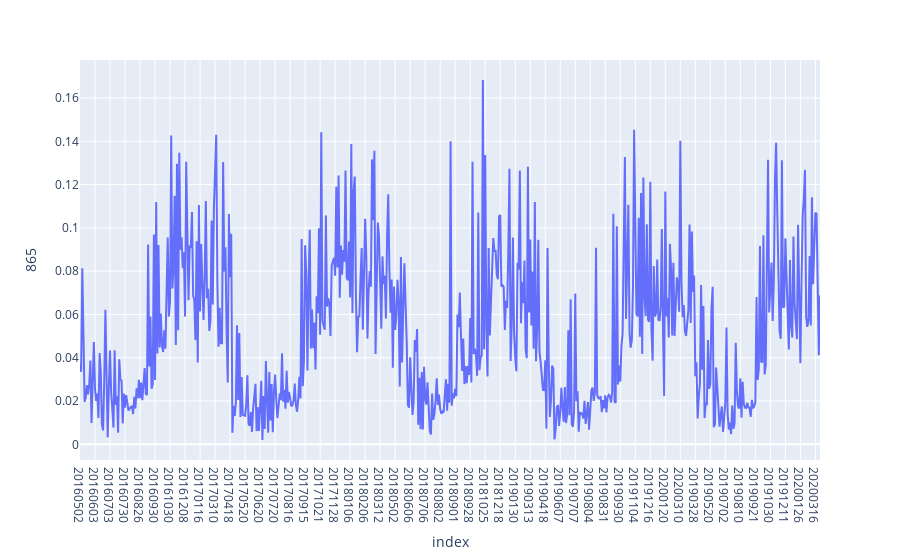

Notebook cell for this chart:
### Code cell
px.line(df, y=865, height=600, )

### Figure 1 — Plotly figure (JSON) as saved in the notebook; plotly's stock layout.template omitted (floating-point values rounded to 4 significant figures; data arrays with more than 128 entries replaced by an {"elided": "..."} marker saying what was removed)
{"data": [{"hovertemplate": "index=%{x}<br>865=%{y}<extra></extra>", "legendgroup": "", "line": {"color": "#636efa", "dash": "solid"}, "mode": "lines", "name": "", "orientation": "v", "showlegend": false, "type": "scatter", "x": {"elided": "642 str values"}, "xaxis": "x", "y": {"elided": "642 float values"}, "yaxis": "y"}], "layout": {"autosize": true, "legend": {"tracegroupgap": 0}, "margin": {"t": 60}, "xaxis": {"anchor": "y", "autorange": true, "domain": [0, 1], "range": [0, 641], "title": {"text": "index"}, "type": "category"}, "yaxis": {"anchor": "x", "autorange": true, "domain": [0, 1], "range": [-0.007242, 0.1776], "title": {"text": "865"}, "type": "linear"}}}
